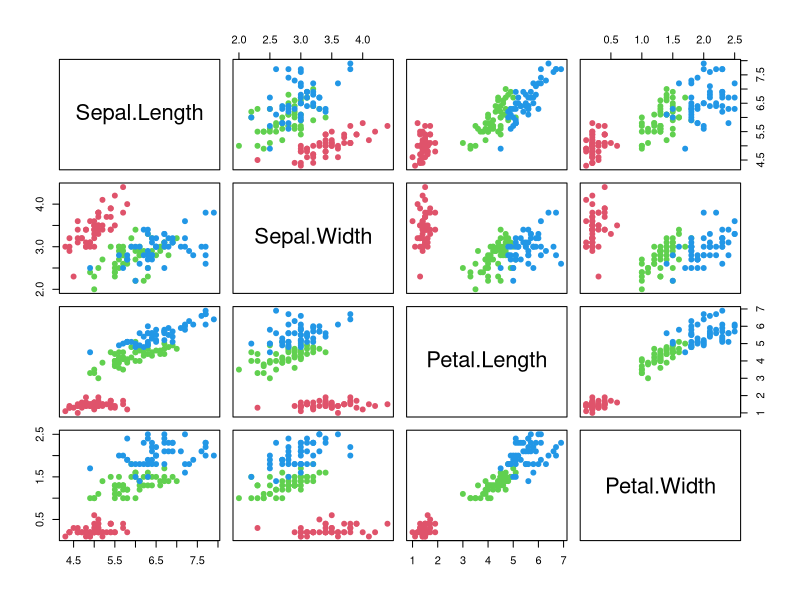
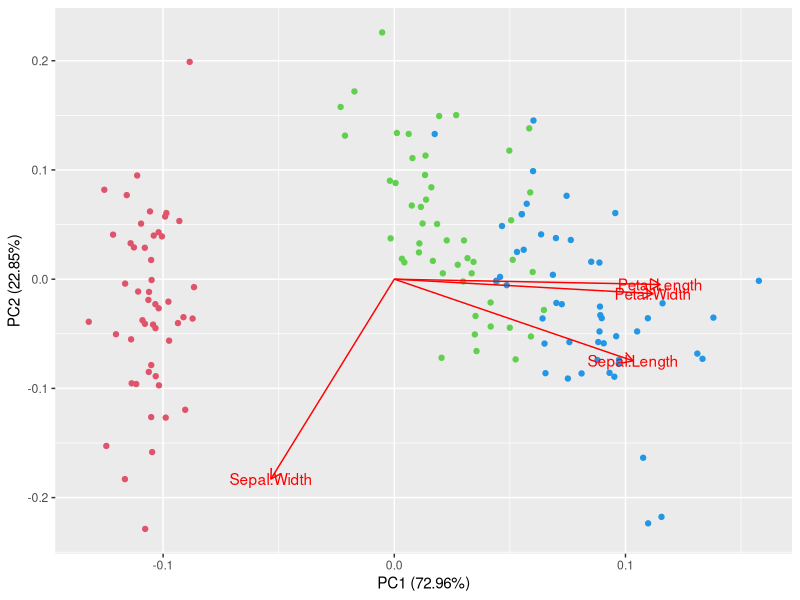
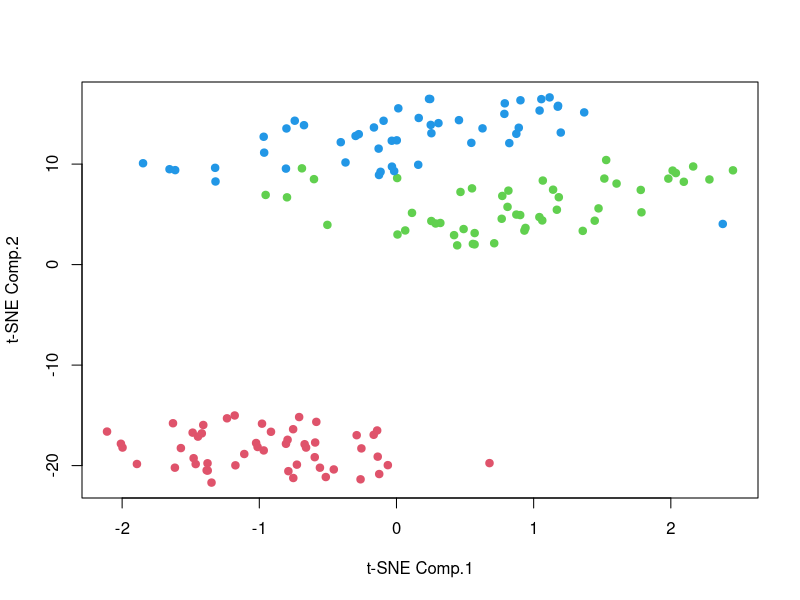

Here is the R script that generated these plots, in order:
# =======================================================
# Dimensionality Reduction : PCA and t-SNE
# =======================================================

# Load and explore the dataset
attach(iris)
help(iris)
str(iris)

# Convert and visualize the dataset
irisData <- as.data.frame(iris)
pairs(irisData[,1:4], pch = 19, col = as.numeric(irisData$Species) + 1)


# Perform Principal Component Analysis
irisPCA <- prcomp(irisData[,1:4], center = TRUE, scale. = TRUE)
irisPCA
summary(irisPCA)

# Projection on Comp.1 and Comp.2
# install.packages("ggfortify")
library(ggfortify)
autoplot(irisPCA, col = as.numeric(irisData$Species) + 1,
         loadings = TRUE, loadings.label = TRUE)


# Perform t-SNE analysis
# install.packages("Rtsne")
library(Rtsne)
irisUnique <- unique(irisData)
irisTSNE <- Rtsne(irisUnique[,1:4])

# Projection on Comp.1 and Comp.2
plot(irisTSNE$Y, pch = 19, col = as.numeric(irisUnique$Species) + 1,
     xlab = "t-SNE Comp.1", ylab = "t-SNE Comp.2")
